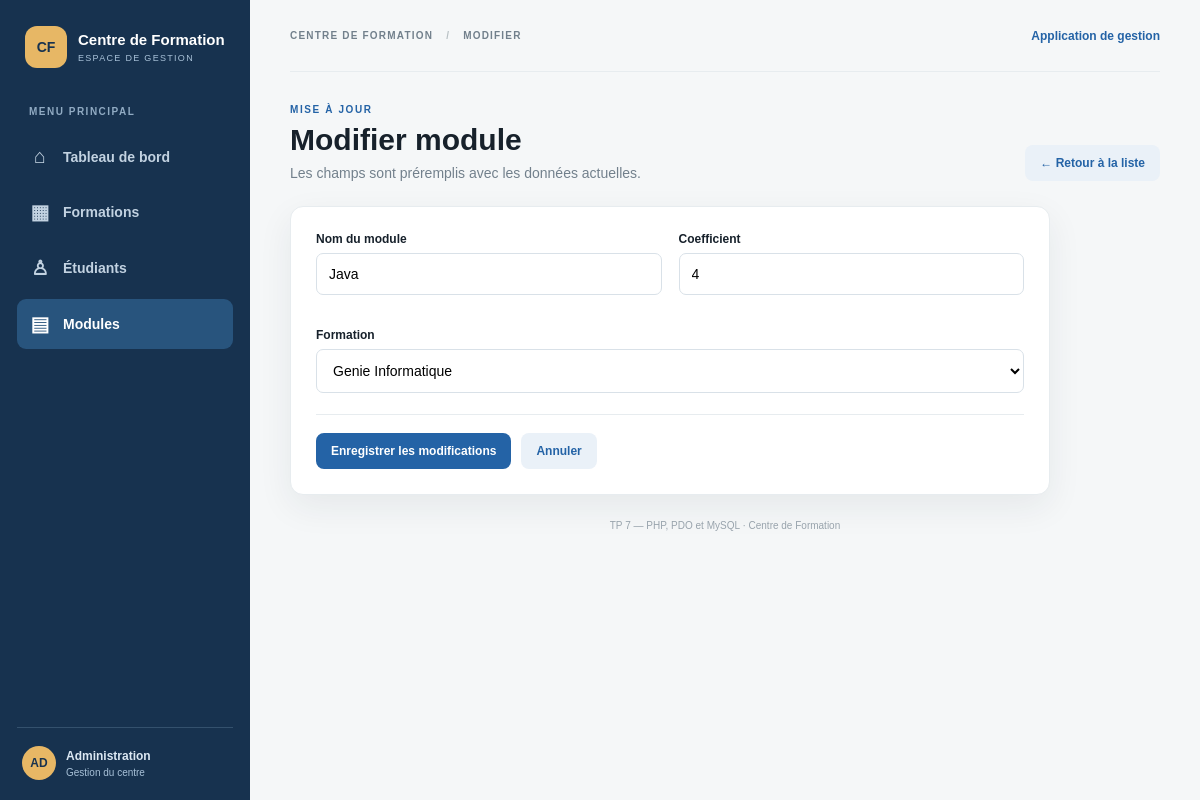
Screenshot of /modules/edit.php?id=2 with the database file from the repository.
### tables this page shows
CREATE TABLE IF NOT EXISTS modules (
    id_module INT AUTO_INCREMENT PRIMARY KEY,
    nom VARCHAR(100) NOT NULL,
    coefficient INT NOT NULL,
    id_formation INT NOT NULL,
    CONSTRAINT fk_modules_formations FOREIGN KEY (id_formation)
        REFERENCES formations(id_formation)
        ON UPDATE CASCADE ON DELETE RESTRICT
);

CREATE TABLE IF NOT EXISTS formations (
    id_formation INT AUTO_INCREMENT PRIMARY KEY,
    nom VARCHAR(100) NOT NULL,
    duree VARCHAR(50) NOT NULL,
    niveau VARCHAR(50) NOT NULL
);

### includes/functions.php (called while the page is built, shortened)
<?php
function e($value) {
    return htmlspecialchars((string)($value ?? ''), ENT_QUOTES, 'UTF-8');
}

### modules/edit.php (the view, shortened to what this page needs)
<?php
require_once '../database/connexion.php';
require_once '../includes/functions.php';
$id = filter_input(INPUT_GET, 'id', FILTER_VALIDATE_INT);
$stmt = $pdo->prepare("SELECT * FROM modules WHERE id_module = :id"); $stmt->execute([':id' => $id]); $item = $stmt->fetch();
$formations = $pdo->query('SELECT id_formation, nom FROM formations ORDER BY nom')->fetchAll();
require '../includes/header.php';
?>
<div class="page-heading"><div><div class="eyebrow">MISE À JOUR</div><h1>Modifier module</h1><p>Les champs sont préremplis avec les données actuelles.</p></div><a class="btn btn-light" href="index.php">← Retour à la liste</a></div>
<form class="form-card" method="POST"><div class="form-grid"><div class="field"><label for="nom">Nom du module</label><input type="text" id="nom" name="nom" value="<?= e($item['nom']) ?>"  required></div>
<div class="field"><label for="coefficient">Coefficient</label><input type="number" id="coefficient" name="coefficient" value="<?= e($item['coefficient']) ?>" step="1" min="1" required></div>
<div class="field full"><label for="id_formation">Formation</label><select id="id_formation" name="id_formation" required><?php foreach ($formations as $formation): ?><option value="<?= (int)$formation['id_formation'] ?>" <?= (int)$formation['id_formation'] === (int)$item['id_formation'] ? 'selected' : '' ?>><?= e($formation['nom']) ?></option><?php endforeach; ?></select></div></div><div class="form-actions"><button class="btn btn-primary" type="submit">Enregistrer les modifications</button><a class="btn btn-light" href="index.php">Annuler</a></div></form>
<?php require '../includes/footer.php'; ?>

### assets/css/style.css (style rules this page uses)
:root { --ink:#17212b;--muted:#72808c;--line:#e7ecef;--bg:#f5f7f8;--white:#fff;--blue:#2463a6;--blue-dark:#174879;--teal:#16877d;--red:#c65353;--shadow:0 12px 35px rgba(29,48,57,.07) }
* { box-sizing:border-box }
body { margin:0;background:var(--bg);color:var(--ink);font:14px Arial, sans-serif }
a { color:inherit;text-decoration:none }
.page-heading { display:flex;justify-content:space-between;align-items:flex-end;gap:18px;margin-bottom:25px }
.eyebrow { font-size:10px;letter-spacing:1.6px;font-weight:bold;color:var(--blue);margin-bottom:8px }
.page-heading h1 { font-size:30px;margin:0 }
.page-heading p { color:var(--muted);margin:8px 0 0 }
.btn { display:inline-flex;align-items:center;justify-content:center;gap:7px;padding:11px 15px;border:0;border-radius:8px;font-weight:bold;font-size:12px;cursor:pointer }
.btn-primary { background:var(--blue);color:#fff }
.btn-light { background:#eaf1f8;color:var(--blue) }
.stat-card,.content-card,.form-card,.hero,.quick-card { background:#fff;border:1px solid var(--line);border-radius:13px;box-shadow:var(--shadow) }
.form-card { max-width:760px;padding:25px }
.form-grid { display:grid;grid-template-columns:1fr 1fr;gap:17px }
.field { margin-bottom:16px }
.field.full { grid-column:1/-1 }
.field label { display:block;font-size:12px;font-weight:bold;margin-bottom:7px }
.field input,.field select { width:100%;padding:12px;border:1px solid #d9e1e8;border-radius:7px;background:#fff;font:inherit }
.form-actions { display:flex;gap:10px;border-top:1px solid var(--line);padding-top:18px;margin-top:5px }

### rows the page displays
modules: nom "Java", coefficient "4", id_formation "Genie Informatique"

### other values shown
$pageTitle "MODIFIER"
